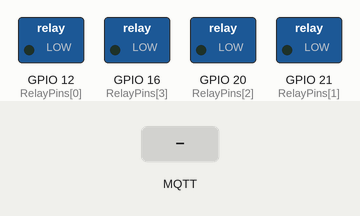
A program run on a simulated Raspberry Pi (BCM pin numbers). Shown: switched loads named in the program (green lamp = pin HIGH). The test bench sets the inputs (shaded band). Files the program writes start out absent; web requests get an empty 200 reply after 0.4 s.

Above: at 0.1 s.
At 2.8 s:
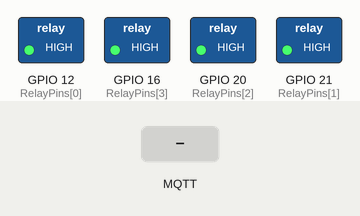
2.9 s: MQTT message "1" arrives on the first subscribed topic
At 4.5 s:
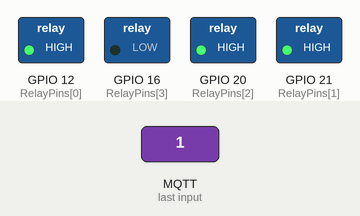
Timing chart, 0 to 7.7 s (numbered marks = the images above; inputs shaded):
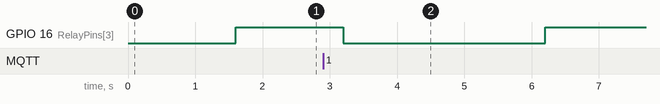

The program:

CoffeeBot.py
```python
# Import standard python modules
import time

# import GPIO library
import RPi.GPIO as GPIO

# import Adafruit IO REST client.
from Adafruit_IO import Client, Feed, RequestError

# Set to your Adafruit IO key.
# Remember, your key is a secret,
# so make sure not to publish it when you publish this code!
ADAFRUIT_IO_KEY = 'your AIO key'

# Set to your Adafruit IO username.
# (go to https://accounts.adafruit.com to find your username)
ADAFRUIT_IO_USERNAME = 'your AIO username'

# Create an instance of the REST client.
aio = Client(ADAFRUIT_IO_USERNAME, ADAFRUIT_IO_KEY)

try: # if we have feeds
    creamerfeed = aio.feeds('creamerfeed')
    sugarfeed = aio.feeds('sugarfeed')
    sweetnerfeed = aio.feeds('sweetnerfeed')
    startfeed = aio.feeds('startfeed')

except RequestError: # create feeds
    feed = Feed(name="creamerfeed")
    creamerfeed = aio.create_feed(feed)
    feed2 = Feed(name="sugarfeed")
    sugarfeed = aio.create_feed(feed2)
    feed3 = Feed(name="sweetnerfeed")
    sweetnerfeed = aio.create_feed(feed3)
    feed4 = Feed(name="startfeed")
    startfeed = aio.create_feed(feed4)


oneTeaSpoonTime = 1.5 # flow rate for 1 table spoon

#Relay GPIO setup
creamerGPIO = 21
sweetnerGPIO = 20
sugarGPIO = 12
CoffeeGPIO = 16

RelayPins = [12, 21, 20, 16]

##Set the relay switches to low before the program starts
GPIO.setmode(GPIO.BCM)
for pin in RelayPins:
	GPIO.setup(pin, GPIO.OUT)
	GPIO.output(pin, GPIO.HIGH)

while True:
	## Feeds setup
    creamer = aio.receive(creamerfeed.key)
    sugar = aio.receive(sugarfeed.key)
    sweetner = aio.receive(sweetnerfeed.key)
    start = aio.receive(startfeed.key)


    if (int(start.value)): #Indicates that start is pressed
        ## Set LED to high
        file = open("LEDWrite.txt", "w")
        file.write("1")
        file.close()
		## Flows the desired liquids customized by the user in tea spoons increments
        if int(sweetner.value) > 0:
            GPIO.output(sweetnerGPIO, GPIO.LOW)
            time.sleep(int(sweetner.value) * oneTeaSpoonTime)
            GPIO.output(sweetnerGPIO, GPIO.HIGH)
        if int(sugar.value) > 0:
            GPIO.output(sugarGPIO, GPIO.LOW)
            time.sleep(int(sugar.value) * oneTeaSpoonTime)
            GPIO.output(sugarGPIO, GPIO.HIGH)
        if int(creamer.value) > 0:
            GPIO.output(creamerGPIO, GPIO.LOW)
            time.sleep(int(creamer.value) * oneTeaSpoonTime)
            GPIO.output(creamerGPIO, GPIO.HIGH)

		# Coffee flow code. Pouring in increments gives enough time for the coffee to drain into the cup
        for i in range (5):
            GPIO.output(CoffeeGPIO, GPIO.LOW)
            time.sleep(3)
            GPIO.output(CoffeeGPIO, GPIO.HIGH)
            time.sleep(10)


	## LED value is 0 for inactivity
    file = open("LEDWrite.txt", "w")
    file.write("0")
    file.close()
    time.sleep(1.0)
```

Measured:
- after the input at 2.9 s, GPIO 16 (RelayPins[3]): HIGH → LOW after 0.30 s, → HIGH 3.0 s later
